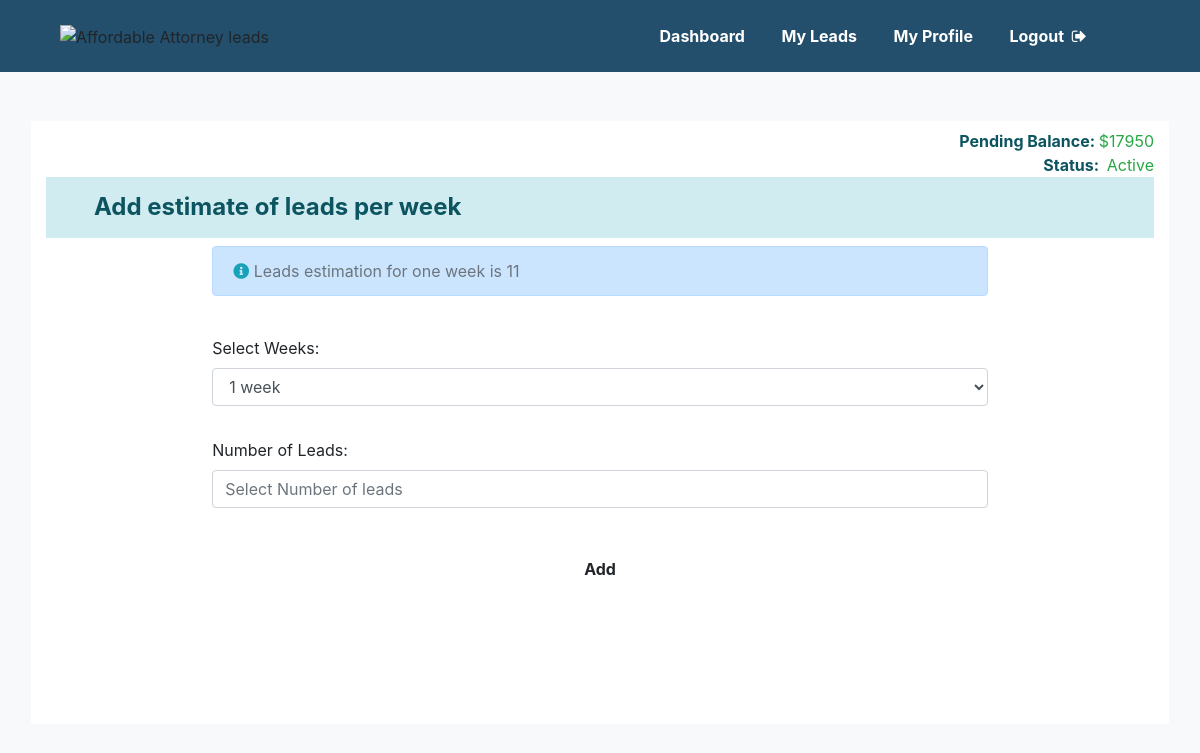
The app's page /lawyer/app/add-estimate (signed in) with its own data.
### tables this page shows
CREATE TABLE `lawyer_profile` (
  `id` int(11) NOT NULL,
  `active` tinyint(1) NOT NULL,
  `idhash` varchar(100) NOT NULL,
  `Name` varchar(70) NOT NULL,
  `Organization` varchar(25) NOT NULL,
  `Email` varchar(255) NOT NULL,
  `Password` varchar(100) NOT NULL,
  `access_code` text NOT NULL,
  `Contact` varchar(20) NOT NULL,
  `state` varchar(100) NOT NULL,
  `city2` varchar(100) NOT NULL,
  `city3` varchar(100) NOT NULL,
  `city4` varchar(100) NOT NULL,
  `Zipcode` int(5) NOT NULL,
  `Leads` int(100) NOT NULL,
  `total_Leads` int(100) NOT NULL,
  `PendingBalance` int(100) NOT NULL,
  `DummyLeads` int(100) NOT NULL,
  `Picture` varchar(120) NOT NULL,
  `Catogory` varchar(255) NOT NULL,
  `Catogory2` varchar(30) NOT NULL,
  `Catogory3` varchar(30) NOT NULL,
  `Catogory4` varchar(30) NOT NULL,
  `Description` longtext NOT NULL,
  `subject` text NOT NULL,
  `detail` longtext NOT NULL,
  `smsstatus` varchar(1) NOT NULL
);

CREATE TABLE `estimate` (
  `id` int(30) NOT NULL,
  `LawyerID` int(30) NOT NULL,
  `noleads` int(30) NOT NULL,
  `Weeks` varchar(30) NOT NULL
);

### lawyer/app/Leads_estimate.php (the view, shortened to what this page needs)
<?php include_once "config/database.php";
if(strlen($_SESSION['Lawyerlogin'])==0)
	{
header('location:login');
}
else{
    $LawyerID=$_SESSION['id'];
    ?>
<!DOCTYPE html>
<html lang="en">
<head>
</head>
<?php include_once "libs.php"; ?>
<body class="bg-light">
<?php include_once "dashboard_header.php"; ?>
<?php
$database=new Database();
$db = $database->getConnection();
$nolead="";
$Weeks="";
$sqq ="SELECT * FROM estimate WHERE LawyerID=$LawyerID ORDER BY id DESC LIMIT 1 ";
    $qu= $db->prepare($sqq);
    $qu->execute();
    $resultt=$qu->fetchAll(PDO::FETCH_OBJ);
    if($qu->rowCount() > 0)
    {
            foreach($resultt as $resu)
            {
                $nolead=htmlentities($resu->noleads);
                $Weeks=htmlentities($resu->Weeks);
            }
    }
?>
<br><br><br>
<section class="pl-2 pr-2">
    <div class="container bg-white text-center text-black dash pt-2 mt-5 mb-5 border-light border-right border-left border-top border-bottom" style="padding-bottom:10%;">
        <?php include_once "balance_status.php" ?>
        <h4 class="text-left pl-5 font-weight-bold p-3" style="background-color:#d1ecf1; color:#0c5460;">
        	Add estimate of leads per week
        </h4>
        <div class="container p-0" style="width:70%;">
        <?php if ($nolead != ""){?>
        <div class="alert alert-primary text-left mb-4 xs_texts container font-weight-normal text-secondary">
            <i class="fas fa-info-circle text-info"> </i>
           <?php echo "Leads estimation for ".$Weeks." week is ".$nolead;
        } ?>
        </div>
            <form class="form1"  method="post" >
                <div class="form-group text-left">
                    <label class="mt-3">Select Weeks:</label>
                    <select name="weeks" class="form-control" id="weeks">
                        <option value="one" selected="selected">1 week</option>
                    </select>
                </div>
                <div class="form-group text-left">
                    <label class="mt-3">Number of Leads:</label>
                    <input type="number" name="est" id="est" placeholder="Select Number of leads" class="form-control"/>
                </div>
                <div class="form-group">
                <input type="submit" name="submitbtn" id="submitbtn" class="btn p-2 mt-4 buttons font-weight-bold button_size2" value="Add" />
                </div>
            </form>
        </div>
    </div>
</section>
</body>
</html>
<?php } ?>

### lawyer/app/balance_status.php (shortened to what this page needs)
<?php
$database=new Database();
$db = $database->getConnection();
$id=$_SESSION['id'];
 $sql ="SELECT * FROM lawyer_profile WHERE  id=:id";
 $query = $db->prepare($sql);
$query-> bindParam(':id', $id, PDO::PARAM_STR);
 $query->execute();
 $results=$query->fetchAll(PDO::FETCH_OBJ);
 if($query->rowCount() > 0)
 {
     foreach($results as $result){
         $pending=htmlentities($result->PendingBalance);
     }
 }
?>
<div class="text-right font-weight-bold" style="color:#0c5460;">
    <p class=" m-0">
        Pending Balance: <b class="text-success font-weight-normal">$<?php echo $pending?></b> <br />
    </p>
    <p class=" m-0">
        Status:&nbsp;
        <b class="font-weight-normal text-success"  id="color1">
            <?php
                echo "Active";
            ?>
        </b>
    </p>
</div>

### records on screen
lawyer_profile: PendingBalance "17950"
estimate: Weeks "one", noleads "11"
